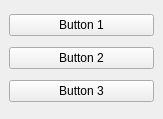
<?xml version="1.0" encoding="UTF-8"?>
<ui version="4.0">
 <class>Main</class>
 <widget class="QMainWindow" name="Main">
  <property name="geometry">
   <rect>
    <x>0</x>
    <y>0</y>
    <width>163</width>
    <height>119</height>
   </rect>
  </property>
  <property name="windowTitle">
   <string>MainWindow</string>
  </property>
  <widget class="QWidget" name="centralwidget">
   <layout class="QVBoxLayout" name="verticalLayout_2">
    <item>
     <widget class="QPushButton" name="btnOne">
      <property name="text">
       <string>Button 1</string>
      </property>
     </widget>
    </item>
    <item>
     <widget class="QPushButton" name="btnTwo">
      <property name="text">
       <string>Button 2</string>
      </property>
     </widget>
    </item>
    <item>
     <widget class="QPushButton" name="btnThree">
      <property name="text">
       <string>Button 3</string>
      </property>
     </widget>
    </item>
    <item>
     <layout class="QVBoxLayout" name="verticalLayout"/>
    </item>
   </layout>
  </widget>
 </widget>
 <resources/>
 <connections/>
</ui>
